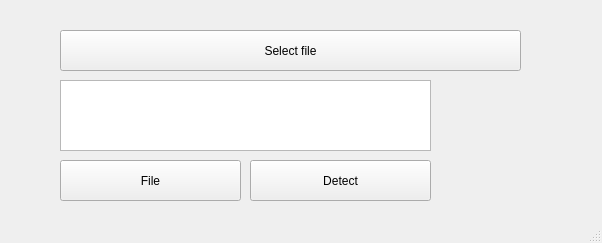
<?xml version="1.0" encoding="UTF-8"?>
<ui version="4.0">
 <class>PersonDetecion</class>
 <widget class="QMainWindow" name="PersonDetecion">
  <property name="geometry">
   <rect>
    <x>0</x>
    <y>0</y>
    <width>602</width>
    <height>243</height>
   </rect>
  </property>
  <property name="windowTitle">
   <string>PersonDetecion</string>
  </property>
  <property name="styleSheet">
   <string notr="true"/>
  </property>
  <widget class="QWidget" name="centralwidget">
   <widget class="QPushButton" name="buttonSelect">
    <property name="geometry">
     <rect>
      <x>60</x>
      <y>30</y>
      <width>461</width>
      <height>41</height>
     </rect>
    </property>
    <property name="text">
     <string>Select file</string>
    </property>
   </widget>
   <widget class="QPushButton" name="buttonDetect">
    <property name="geometry">
     <rect>
      <x>250</x>
      <y>160</y>
      <width>181</width>
      <height>41</height>
     </rect>
    </property>
    <property name="text">
     <string>Detect</string>
    </property>
   </widget>
   <widget class="QTextEdit" name="textPuth">
    <property name="enabled">
     <bool>true</bool>
    </property>
    <property name="geometry">
     <rect>
      <x>60</x>
      <y>80</y>
      <width>371</width>
      <height>71</height>
     </rect>
    </property>
    <property name="styleSheet">
     <string notr="true"/>
    </property>
   </widget>
   <widget class="QPushButton" name="buttonFile">
    <property name="geometry">
     <rect>
      <x>60</x>
      <y>160</y>
      <width>181</width>
      <height>41</height>
     </rect>
    </property>
    <property name="text">
     <string>File</string>
    </property>
   </widget>
  </widget>
  <widget class="QStatusBar" name="statusbar"/>
 </widget>
 <resources/>
 <connections/>
</ui>
